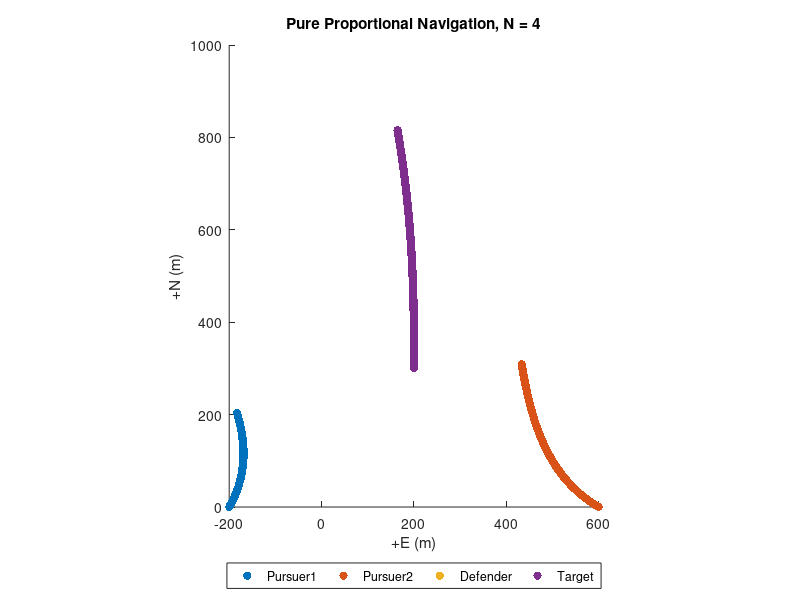

Write MATLAB code to recreate this figure.
%% copy the symmetric case
%% obtain all the components along and perpendicular to LOS
%% hardcode the intial conditions
%% setting initial condition as follows:
%  target is on perpendicular bisector
%  pursuers velocity rays intersecting somewhere in the region
%  give initial horizontal velocity (LOS Frame) to target
% for convenient initial coding, setting initial pursuer positions on the "east-axis"
clear; close all
% Pro-Nav gain, unitless (typically set between 3-5)
err_ang = 0.1;
N = 4;
weight = 0.5;
% Pursuer-1 init params
pursuer1.N   =  0.0; % north pos, m
pursuer1.E   =  -200.0; % east pos, m
pursuer1.psi =  pi/6; % heading, rad
pursuer1.V   =  0.7; % velocity magnitude, m/s
pursuer1.Nv  =  pursuer1.V * cos(pursuer1.psi); % north velocity, m/s
pursuer1.Ev  =  pursuer1.V * sin(pursuer1.psi); % east velocity, m/s

% Pursuer-2 init params
pursuer2.N   =  0; % north pos, m
pursuer2.E   =  600.0; % east pos, m
pursuer2.psi =  -pi/3; % heading, rad
%pursuer2.psi = -pursuer1.psi;
pursuer2.V   =  pursuer1.V * cos(pursuer1.psi)/cos(pursuer2.psi); % velocity magnitude, m/s
%pursuer2.V   =  pursuer1.V;
pursuer2.Nv  =  pursuer2.V * cos(pursuer2.psi); % north velocity, m/s
pursuer2.Ev  =  pursuer2.V * sin(pursuer2.psi); % east velocity, m/s

% Target init params
target.anchored = false; % fix target to init pos when true
target.N   =  300; % north pos, m
target.E   =  200;   % east pos, m
target.Nv  =  0.5; % north velocity, m/s
target.Ev  =  -(pursuer2.Ev + pursuer1.Ev); % east velocity, m/s
%target.Nv = 0.4;
%target.Ev = 0.0;
target.psi =  atan2(target.Ev, target.Nv);
target.V   = sqrt(target.Nv^2 + target.Ev^2); % velocity magnitude, m/s

% Defender init params
defender.N   =  300; % north pos, m
defender.E   =  200; % east pos, m
defender.psi =  target.psi; % heading, rad
defender.V   =  target.V; % velocity magnitude, m/s
defender.Nv  =  defender.V * sin(defender.psi); % north velocity, m/s
defender.Ev  =  defender.V * cos(defender.psi); % east velocity, m/s

% Current prams
% Applied as a disturbance to pursuer's and target's velocity
current.Nv =  0.0; % north velocity, m/s
current.Ev =  0.0; % east velocity, m/s
% Sim params
S  = 1200;    % max sim duration, seconds
dt = 0.4;     % time-step size, seconds
Niter = S/dt; % max iteration num
% Pre-allocate logger
logger.t   = nan(1, Niter);     % elapsed time
logger.pN1  = nan(1, Niter);    % pursuer1 north pos
logger.pE1  = nan(1, Niter);    % pursuer1 east pos
logger.pNv1 = nan(1, Niter);    % pursuer1 north vel
logger.pEv1 = nan(1, Niter);    % pursuer1 east vel
logger.psi1 = nan(1, Niter);    % pursuer1 heading angle
logger.pN2  = nan(1, Niter);    % pursuer2 north pos
logger.pE2  = nan(1, Niter);    % pursuer2 east pos
logger.pNv2 = nan(1, Niter);    % pursuer2 north vel
logger.pEv2 = nan(1, Niter);    % pursuer2 east vel
logger.psi2 = nan(1, Niter);    % pursuer2 heading angle
logger.dN1  = nan(1, Niter);    % defender north pos
logger.dE1  = nan(1, Niter);    % defender east pos
logger.dNv1 = nan(1, Niter);    % defender north vel
logger.dEv1 = nan(1, Niter);    % defender east vel
logger.dsi1 = nan(1, Niter);    % defender heading angle
logger.tN  = nan(1, Niter);     % target north pos
logger.tE  = nan(1, Niter);     % target east pos
logger.tNv = nan(1, Niter);     % target north vel
logger.tEv = nan(1, Niter);     % target east vel
logger.R1   = nan(1, Niter);    % pursuer1/target range
logger.Lambda1 = nan(1, Niter); % pursuer1/target bearing
logger.R2   = nan(1, Niter);    % pursuer2/target range
logger.Lambda2 = nan(1, Niter); % pursuer2/target bearing
logger.R12   = nan(1, Niter);    % mutual/target range
logger.Lambda12 = nan(1, Niter); % mutual/target bearing
%--------------------------------------------------------------------------
% Init sim
%--------------------------------------------------------------------------

RR12_last = [(pursuer2.N - pursuer1.N);... % delta N
    (pursuer2.E - pursuer1.E)];      % delta E
RTP_last1 = [(target.N - pursuer1.N);... % delta N
    (target.E - pursuer1.E)];	       % delta E
RTP_last2 = [(target.N - pursuer2.N);... % delta N
    (target.E - pursuer2.E)];	       % delta E
RDP_last1 = [(defender.N - pursuer1.N);... % delta N
    (defender.E - pursuer1.E)];	       % delta E
RDP_last2 = [(defender.N - pursuer2.N);... % delta N
    (defender.E - pursuer2.E)];	       % delta E


%--------------------------------------------------------------------------
% Run sim
%--------------------------------------------------------------------------
for k = 1:Niter
    % Relative position in the inertial frame, m
    RR12 = [(pursuer2.N - pursuer1.N);... % delta N
        (pursuer2.E - pursuer1.E)];      % delta E
    RTP1 = [(target.N - pursuer1.N);... % delta N
        (target.E - pursuer1.E)];      % delta E
    RTP2 = [(target.N - pursuer2.N);... % delta N
        (target.E - pursuer2.E)];      % delta E
    RDP1 = [(defender.N - pursuer1.N);... % delta N
        (defender.E - pursuer1.E)];      % delta E
    RDP2 = [(defender.N - pursuer2.N);... % delta N
        (defender.E - pursuer2.E)];      % delta E
    
    % Range to target
    R1 = norm(RTP1);
    R2 = norm(RTP2);
    % Range to defender
    RD1 = norm(RDP1);
    RD2 = norm(RDP2);
    % Distance between the pursuers
    R12 = norm(RR12);

    % Relative velocity in the inertial frame, m/s
    % VTP = [(target.Nv - pursuer.Nv);... % delta N velocity
    %        (target.Ev - pursuer.Ev)];   % delta E velocity
    VTP1 = (RTP1 - RTP_last1) ./ dt;
    VTP2 = (RTP2 - RTP_last2) ./ dt;
    VDP1 = (RDP1 - RDP_last1) ./ dt;
    VDP2 = (RDP2 - RDP_last2) ./ dt;
    
    % Closing velocity, m/s
    % Vc = -RTP'*VTP / R;
    
    % Pursuer velocity, m/s
    Vp1 = sqrt(pursuer1.Nv^2 + pursuer1.Ev^2);
    Vp2 = sqrt(pursuer2.Nv^2 + pursuer2.Ev^2);

    % Defender velocity, m/s
    Vd = sqrt(defender.Nv^2 + defender.Ev^2);

    % Target velocity, m/s
    % Vt = sqrt(target.Nv^2 + target.Ev^2);
    
    % Line-of-sight (LOS) angle, rad
    lambda1 = atan2(RTP1(2), RTP1(1));  % target and pursuer1
    lambda2 = atan2(RTP2(2), RTP2(1));  % target and pursuer2
    lambdaD1 = atan2(RDP1(2), RDP1(1)); % defender and pursuer1
    lambdaD2 = atan2(RDP2(2), RDP2(1)); % defender and pursuer2 

    % LOS angle time derivative (d/dt lambda), rad/s
    lambda_dot1 = (RTP1(1)*VTP1(2) - RTP1(2)*VTP1(1)) / R1^2;
    lambda_dot2 = (RTP2(1)*VTP2(2) - RTP2(2)*VTP2(1)) / R2^2;
    lambdaD_dot1 = (RDP1(1)*VDP1(2) - RDP1(2)*VDP1(1)) / RD1^2;
    lambdaD_dot2 = (RDP2(1)*VDP2(2) - RDP2(2)*VDP2(1)) / RD2^2;
    % Target heading, rad
    % beta = atan2(target.Ev, target.Nv);
    
    % Lead angle, rad
    % L = asin(Vt * sin(beta + lambda) / Vp);
    
    % True Proportional Navigation, rad/s2
    % nc = N * Vc * lambda_dot;
    
    %-------------------------------------
    % Pure Proportional Navigation
    %ap1 = N * Vp1 * (lambda_dot1-0*lambdaD_dot1);
    %ap2 = N * Vp2 * (lambda_dot2-0*lambdaD_dot2);
    ap1 = N * Vp1 * (lambda_dot1-weight*lambdaD_dot1);
    ap2 = N * Vp2 * (lambda_dot2-weight*lambdaD_dot2);
    %%%%%%%%%%%%%%%%%%%%%%%%%%%%%%%%%%%%%%%%%%%%%%%%%%
    %%%%%%%%%%%%%%% Guidance command for defender %%%%%%%%%%%%%
    if abs(RDP1) > 0.25 & abs(RDP2) > 0.25 & false
        adp = N * Vd * (lambdaD_dot1 + lambdaD_dot2);
    else
        adp = 0;
    end
    
    %%%%%%%%%%%%%%%%%%%%%%%%%%%%%%%%%%%%%%%%%%%%%%%%%%
    %-------------------------------------
    
    % Terminate sim at intercept
    if abs(R1) <= 0.25 || abs(R2) <= 0.25 || abs(R12) <= 0.25 || abs(RD1) <= 0.25 || abs(RD2) <= 0.25
        if abs(R12)<=0.25 && abs(R1) > 0.25 && abs(R2) > 0.25
            disp("success")
            disp(k)
        else
            disp("fail")
        end
        break;
    end
   
    % Compute the N/E acceleration commands
    % In pure pro-nav accel commands are applied normal
    % to pursuer's velocity vector
    pNa1 = -ap1 * sin(pursuer1.psi);
    pEa1 =  ap1 * cos(pursuer1.psi);
    pNa2 = -ap2 * sin(pursuer2.psi);
    pEa2 =  ap2 * cos(pursuer2.psi);
    
    dNa = -adp * sin(defender.psi);
    dEa =  adp * cos(defender.psi);
    
    % Update pursuer N/E velocities
    pursuer1.Nv = pursuer1.Nv + pNa1*dt;
    pursuer1.Ev = pursuer1.Ev + pEa1*dt;
    pursuer2.Nv = pursuer2.Nv + pNa2*dt;
    pursuer2.Ev = pursuer2.Ev + pEa2*dt;

     % Update defender N/E velocities
    defender.Nv = defender.Nv + dNa*dt;
    defender.Ev = defender.Ev + dEa*dt;

    %%%%%%%%%%%%%%%%%%%%%%%%%%%%%%%%%%%%%%%%%%%%%%%%%%%%%%%%%%%%%%%%%%%%%%%%%%%%%%%%%%%%%%%%%%%%%%%%%%%%
    LOS_ANGLE = -atan2(pursuer2.N-pursuer1.N, pursuer2.E - pursuer1.E);
    v_along_los = (pursuer1.V*cos(LOS_ANGLE - pursuer1.psi) + pursuer2.V*cos(LOS_ANGLE - pursuer2.psi));
    if abs(target.V) > abs(v_along_los)
        v_perpendicular_los = sqrt(target.V^2 - v_along_los^2);
    else
        v_perpendicular_los = 0;
    end
    deviation = atan2(v_perpendicular_los, abs(v_along_los));
    if LOS_ANGLE - atan2(((pursuer2.N + pursuer1.N)/2 - target.N), ((pursuer2.E + pursuer1.E)/2 - target.E)) - pi/2 < 0
        target.psi = LOS_ANGLE + deviation;
        defender.psi = LOS_ANGLE + deviation;
    else
        target.psi = LOS_ANGLE - deviation;
        defender.psi = LOS_ANGLE - deviation;
    end

    if abs(target.V) > abs(v_along_los)
        target.Nv = target.V*cos(target.psi);
        target.Ev = target.V*sin(target.psi);
    else
        target.Nv = v_along_los*cos(LOS_ANGLE);
        target.Ev = v_along_los*sin(LOS_ANGLE);
    end
    
    defender.Nv = target.Nv;
    defender.Ev = target.Ev;
    RTP_last1 = RTP1;
    RTP_last2 = RTP2;
    RDP_last1 = RDP1;
    RDP_last2 = RDP2;
    RR12_last = RR12;
    
     % check angle
    if abs(LOS_ANGLE - atan2(((pursuer2.N + pursuer1.N)/2 - target.N), ((pursuer2.E + pursuer1.E)/2 - target.E)) - pi/2) > err_ang && abs(LOS_ANGLE - atan2(((pursuer2.N + pursuer1.N)/2 - target.N), ((pursuer2.E + pursuer1.E)/2 - target.E)) + pi/2) > err_ang
        disp("FAILURE")
        disp(k)
        disp(LOS_ANGLE)
        disp(atan2(((pursuer2.N + pursuer1.N)/2 - target.N), ((pursuer2.E + pursuer1.E)/2 - target.E)))
        disp(LOS_ANGLE - atan2(((pursuer2.N + pursuer1.N)/2 - target.N), ((pursuer2.E + pursuer1.E)/2 - target.E)))
        break
     else
         disp("GOOD")
         disp(LOS_ANGLE - atan2(((pursuer2.N + pursuer1.N)/2 - target.N), ((pursuer2.E + pursuer1.E)/2 - target.E)))
    end
    %%%%%%%%%%%%%%%%%%%%%%%%%%%%%%%%%%%%%%%%%%%%%%%%%%%%%%%%%%%%%%%%%%%%%%%%%%%%%%%%%%%%%%%%%%%%%%%%%%%%

    % Update pursuer pos for time-step and apply current slip
    pursuer1.N = pursuer1.N + pursuer1.Nv*dt + current.Nv*dt;
    pursuer1.E = pursuer1.E + pursuer1.Ev*dt + current.Ev*dt;
    pursuer2.N = pursuer2.N + pursuer2.Nv*dt + current.Nv*dt;
    pursuer2.E = pursuer2.E + pursuer2.Ev*dt + current.Ev*dt;
    % Update defender pos for time-step and apply current slip
    defender.N = defender.N + defender.Nv*dt + current.Nv*dt;
    defender.E = defender.E + defender.Ev*dt + current.Ev*dt;

    % Update pursuer heading
    pursuer1.psi = atan2(pursuer1.Ev, pursuer1.Nv);
    pursuer2.psi = atan2(pursuer2.Ev, pursuer2.Nv);
    
    % Update defender heading
    defender.psi = atan2(defender.Ev, defender.Nv);

    % Update target pos for time step
    if(~target.anchored)
        target.N = target.N + target.Nv*dt + current.Nv*dt;
        target.E = target.E + target.Ev*dt + current.Ev*dt;
    end
    RTP_last1 = RTP1;
    RTP_last2 = RTP2;
    RDP_last1 = RDP1;
    RDP_last2 = RDP2;
    RR12_last = RR12;
    %-------------------------------------
    % Log time-step data
    logger.t(k)   = k*dt;
    logger.pN1(k)  = pursuer1.N;
    logger.pE1(k)  = pursuer1.E;
    logger.pNv1(k) = pursuer1.Nv;
    logger.pEv1(k) = pursuer1.Ev;
    logger.psi1(k) = pursuer1.psi;
    logger.pN2(k)  = pursuer2.N;
    logger.pE2(k)  = pursuer2.E;
    logger.pNv2(k) = pursuer2.Nv;
    logger.pEv2(k) = pursuer2.Ev;
    logger.psi2(k) = pursuer2.psi;
    logger.dN1(k)  = defender.N;
    logger.dE1(k)  = defender.E;
    logger.dNv1(k) = defender.Nv;
    logger.dEv1(k) = defender.Ev;
    logger.dsi1(k) = defender.psi;
    logger.tN(k)  = target.N;
    logger.tE(k)  = target.E;
    logger.tNv(k) = target.Nv;
    logger.tEv(k) = target.Ev;
    logger.R1(k)   = R1;
    logger.R2(k)   = R2;
    logger.Lambda1(k) = lambda1;
    logger.Lambda2(k) = lambda2;
    
end
%--------------------------------------------------------------------------
% Visualize results
%--------------------------------------------------------------------------
close all;
% % Impact index
% [M,I] = min(logger.R1);
% % Range
% %-------------------------------------
% figure;
% plot(logger.t,logger.R1); hold on;
% plot(logger.t,logger.R2); hold on;
% scatter(I*dt, M, 'filled')
% title(['Pure Proportional Navigation, N = ' num2str(N) ])
% legend('Range',...
%     ['Intercept: r = ' num2str(M) ' m, t = ' num2str(I*dt) ' s'],...
%     'Location','nw')
% ylabel('Range (m)')
% xlabel('Elapsed time (sec)')
% set(gca, 'YDir', 'reverse')
% % Heading
% %-------------------------------------
% rad2deg = @(x) x*180/pi;  % helper function
% figure;
% plot(logger.t, rad2deg(logger.psi1)); hold on;
% plot(logger.t, rad2deg(logger.Lambda1)); hold on;
% plot(logger.t, rad2deg(logger.psi2)); hold on;
% plot(logger.t, rad2deg(logger.Lambda2)); hold on;
% title(['Pure Proportional Navigation, N = ' num2str(N) ])
% legend('Pursuer1 heading', 'Pursuer2 heading', 'Bearing to target', 'Location', 'nw' )
% ylabel('Heading angle (deg)')
% xlabel('Elapsed time (sec)')
% Position
%-------------------------------------
figure;
scatter(logger.pE1, logger.pN1, 'filled'); hold on;
scatter(logger.pE2, logger.pN2, 'filled'); hold on;
scatter(logger.dE1, logger.dN1, 'filled'); hold on;
scatter(logger.tE, logger.tN, 'filled');
set(gca, 'DataAspectRatio',[100 100 100]);
title(['Pure Proportional Navigation, N = ' num2str(N) ])
legend('Pursuer1', 'Pursuer2', 'Defender', 'Target', 'Location', 'southoutside',...
    'Orientation','horizontal')
xlabel('+E (m)')
ylabel('+N (m)')
